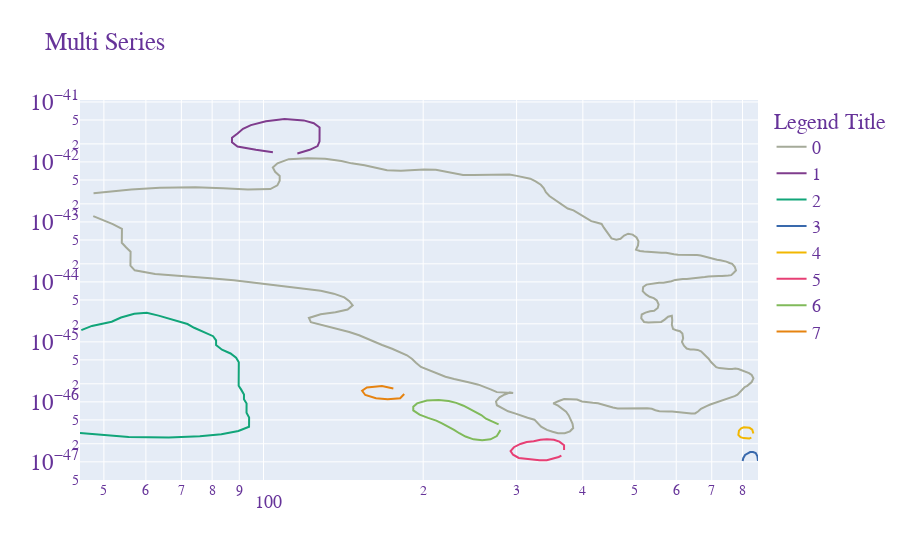

The notebook cell this image was saved under:
### Code cell
dff = df_plot

fig1 = go.Figure()


for i in range(0,series_count):
    trace_data_df = df_plot[df_plot['series'] == i]
    
    fig1.add_trace(
    go.Scatter(
        x=trace_data_df['x'],
        y=trace_data_df['y'],
        name=trace_data_df['series'].iloc[0].astype(str),
        mode="lines",
        line=go.scatter.Line(color=trace_data_df['series_color'].iloc[0]),
        showlegend=True))
    
fig1.update_xaxes(type="log")
fig1.update_yaxes(type="log")

fig1.update_layout(
#xaxis_title=filtered_df['x_units'].iloc[0],
#yaxis_title=filtered_df['y_units'].iloc[0],
title="Multi Series",
legend_title="Legend Title",
font=dict(
    family="Courier New, monospace",
    size=18,
    color="RebeccaPurple"
)
)
    
fig1.show()

### Figure 1 — Plotly figure (JSON) as saved in the notebook; plotly's stock layout.template omitted (floating-point values rounded to 4 significant figures; data arrays with more than 128 entries replaced by an {"elided": "..."} marker saying what was removed)
{"data": [{"line": {"color": "rgb(165, 170, 153)"}, "mode": "lines", "name": "0", "showlegend": true, "type": "scatter", "x": {"elided": "304 str values"}, "y": {"elided": "304 str values"}}, {"line": {"color": "rgb(127, 60, 141)"}, "mode": "lines", "name": "1", "showlegend": true, "type": "scatter", "x": ["115.8124", "122.1885", "126.4424", "127.5153", "127.5272", "127.5389", "127.5508", "124.3781", "119.0795", "109.5331", "101.0383", "94.6622", "91.46944", "89.3354", "87.2025", "87.19075", "89.30235", "96.72185", "104.1437"], "y": ["1.3792e-42", "1.5921e-42", "1.8378e-42", "2.1987e-42", "2.6304e-42", "3.147e-42", "3.7649e-42", "4.4239e-42", "4.9259e-42", "5.1972e-42", "4.7508e-42", "4.1155e-42", "3.5654e-42", "2.98e-42", "2.5359e-42", "2.1196e-42", "1.8039e-42", "1.5913e-42", "1.4551e-42"]}, {"line": {"color": "rgb(17, 165, 121)"}, "mode": "lines", "name": "2", "showlegend": true, "type": "scatter", "x": ["45.3328", "47.4657", "51.7208", "53.8536", "57.0464", "60.2321", "63.4084", "67.6422", "71.876", "73.9888", "77.1615", "80.3342", "81.3847", "81.3729", "83.4833", "86.6572", "88.7688", "89.8182", "89.8063", "89.7946", "89.7827", "89.7709", "89.7591", "90.8096", "91.8589", "91.8471", "92.8976", "92.8858", "92.874", "93.9233", "93.9115", "93.8997", "89.6446", "83.2697", "75.8371", "66.2836", "55.6737", "48.253", "45.0732"], "y": ["1.5696e-45", "1.8445e-45", "2.1676e-45", "2.5473e-45", "2.9403e-45", "3.0479e-45", "2.7372e-45", "2.3295e-45", "1.9825e-45", "1.7177e-45", "1.4618e-45", "1.244e-45", "1.0587e-45", "8.8492e-46", "7.397e-46", "6.409e-46", "5.4542e-46", "4.5591e-46", "3.8108e-46", "3.1853e-46", "2.6625e-46", "2.2254e-46", "1.8602e-46", "1.583e-46", "1.3232e-46", "1.106e-46", "9.4123e-47", "7.8674e-47", "6.5761e-47", "5.4968e-47", "4.5946e-47", "3.8404e-47", "3.2679e-47", "2.8821e-47", "2.6823e-47", "2.5414e-47", "2.5868e-47", "2.8802e-47", "3.0392e-47"]}, {"line": {"color": "rgb(57, 105, 172)"}, "mode": "lines", "name": "3", "showlegend": true, "type": "scatter", "x": ["855.6911", "853.5806", "847.2223", "837.6745", "827.0634", "817.5099", "809.0175", "802.6426", "800.5132"], "y": ["1.0337e-47", "1.2366e-47", "1.4018e-47", "1.4528e-47", "1.4525e-47", "1.3762e-47", "1.3039e-47", "1.15e-47", "1.0326e-47"]}, {"line": {"color": "rgb(242, 183, 1)"}, "mode": "lines", "name": "4", "showlegend": true, "type": "scatter", "x": ["838.7829", "834.5479", "825.0026", "815.4538", "804.8427", "795.2903", "787.8566", "785.7238", "793.1457", "803.7544", "814.3655", "823.9143", "831.3445"], "y": ["2.9762e-47", "3.4349e-47", "3.6896e-47", "3.7557e-47", "3.755e-47", "3.622e-47", "3.311e-47", "2.8175e-47", "2.5763e-47", "2.486e-47", "2.4865e-47", "2.4428e-47", "2.5323e-47"]}, {"line": {"color": "rgb(231, 63, 116)"}, "mode": "lines", "name": "5", "showlegend": true, "type": "scatter", "x": ["368.6688", "368.6806", "361.2623", "352.7781", "342.1681", "332.617", "323.0634", "313.511", "305.0174", "296.5203", "292.2663", "295.4403", "302.8597", "312.4074", "321.9551", "331.5039", "342.115", "351.6685", "360.1622", "364.4102"], "y": ["1.5751e-47", "1.8844e-47", "2.1747e-47", "2.336e-47", "2.3778e-47", "2.3351e-47", "2.2124e-47", "2.1341e-47", "1.9861e-47", "1.7516e-47", "1.5174e-47", "1.3147e-47", "1.1598e-47", "1.1192e-47", "1.08e-47", "1.061e-47", "1.0612e-47", "1.12e-47", "1.2035e-47", "1.2701e-47"]}, {"line": {"color": "rgb(128, 186, 90)"}, "mode": "lines", "name": "6", "showlegend": true, "type": "scatter", "x": ["277.478", "270.0573", "262.6367", "257.3405", "250.9821", "244.6236", "238.2641", "230.8434", "223.4204", "213.8727", "203.2604", "194.7644", "191.5728", "191.5634", "196.8583", "204.2779", "211.6985", "216.997", "223.3554", "228.6527", "233.95", "240.3084", "248.7902", "258.3379", "267.8902", "275.3263", "278.5202", "279.5861"], "y": ["4.2151e-47", "4.6932e-47", "5.2255e-47", "6.0308e-47", "6.8364e-47", "7.7496e-47", "8.6287e-47", "9.6074e-47", "1.032e-46", "1.0695e-46", "1.0503e-46", "9.4303e-47", "8.3175e-47", "7.2061e-47", "6.1329e-47", "5.4103e-47", "4.8592e-47", "4.364e-47", "3.8498e-47", "3.3961e-47", "2.9958e-47", "2.6428e-47", "2.3736e-47", "2.2904e-47", "2.3745e-47", "2.6924e-47", "3.164e-47", "3.3993e-47"]}, {"line": {"color": "rgb(230, 131, 16)"}, "mode": "lines", "name": "7", "showlegend": true, "type": "scatter", "x": ["175.7022", "167.2192", "156.6045", "153.4128", "155.5244", "162.944", "171.4305", "180.9829", "184.1768"], "y": ["1.6732e-46", "1.8298e-46", "1.7336e-46", "1.529e-46", "1.3012e-46", "1.1479e-46", "1.1077e-46", "1.1483e-46", "1.3495e-46"]}], "layout": {"autosize": true, "font": {"color": "RebeccaPurple", "family": "Courier New, monospace", "size": 18}, "legend": {"title": {"text": "Legend Title"}}, "title": {"text": "Multi Series"}, "xaxis": {"autorange": true, "range": [1.654, 2.932], "type": "log"}, "yaxis": {"autorange": true, "range": [-47.3, -40.97], "type": "log"}}}
